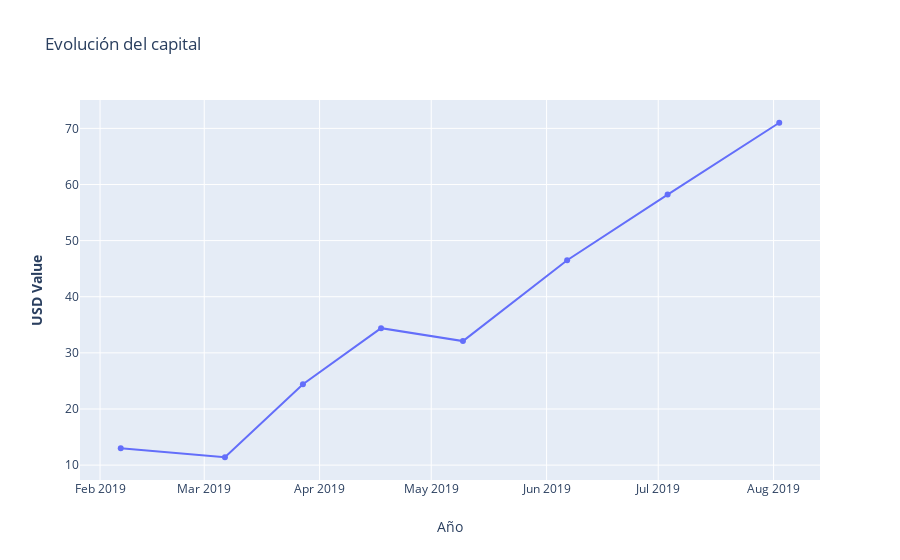

Write notebook code for a chart like this one.
### Code cell
fig = go.Figure()
fig = make_subplots()
fig.add_trace(go.Scatter(x=df_prueba['timestamp'], y=df_prueba['capital'],name='Capital'),secondary_y=False)
# Título del grafico
fig.update_layout(title_text='Evolución del capital')
    
# Titulo eje x
fig.update_xaxes(title_text='Año')
    
# Titulo eje y
fig.update_yaxes(title_text='<b>USD Value</b>', secondary_y=False)
    
fig.show()

### Figure 1 — Plotly figure (JSON) as saved in the notebook; plotly's stock layout.template omitted (floating-point values rounded to 4 significant figures)
{"data": [{"name": "Capital", "type": "scatter", "x": ["2019-02-06T13:30:00+00:00", "2019-03-06T13:30:00+00:00", "2019-03-27T12:30:00+00:00", "2019-04-17T12:30:00+00:00", "2019-05-09T12:30:00+00:00", "2019-06-06T12:30:00+00:00", "2019-07-03T12:30:00+00:00", "2019-08-02T12:30:00+00:00"], "xaxis": "x", "y": [13.0, 11.4, 24.4, 34.4, 32.1, 46.5, 58.2, 71.0], "yaxis": "y"}], "layout": {"title": {"text": "Evolución del capital"}, "xaxis": {"anchor": "y", "domain": [0, 1], "title": {"text": "Año"}}, "yaxis": {"anchor": "x", "domain": [0, 1], "title": {"text": "<b>USD Value</b>"}}}}
